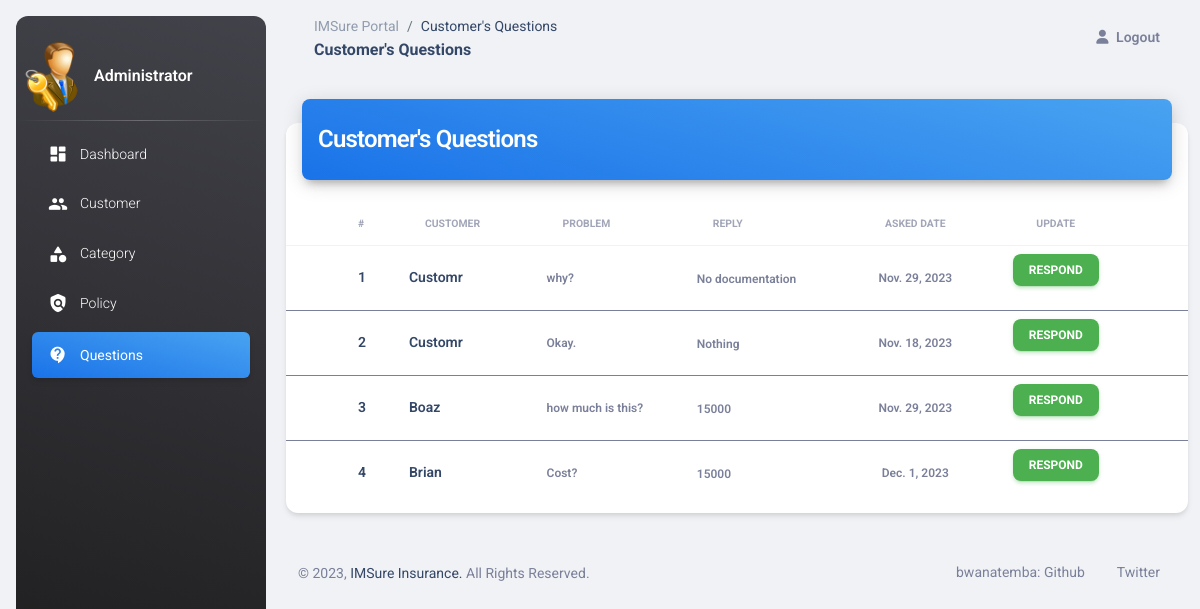
The page /admin-question on the database its author committed.
### insurancemanagement/models.py (models this page shows, shortened)
class Question(models.Model):
    customer = models.ForeignKey(Customer, on_delete=models.CASCADE)
    description = models.CharField(max_length=500)
    admin_comment = models.CharField(max_length=200, default='...')
    asked_date = models.DateField(auto_now=True)

### customer/models.py (models this page shows, shortened)
class Customer(models.Model):
    user = models.OneToOneField(User, on_delete=models.CASCADE)
    profile_pic = models.ImageField(upload_to='profile_pic/Customer/', null=True, blank=True)
    address = models.CharField(max_length=40)
    mobile = models.CharField(max_length=20, null=False)
    def __str__(self):
        return self.user.first_name

### insurancemanagement/views.py (the view)
# urls.py: path('admin-question', views.admin_question_view, name='admin-question'),
def admin_question_view(request):
    questions = models.Question.objects.all()
    return render(request, 'insurance/admin_question.html', {'questions': questions})

### insurancemanagement/templates/insurance/admin_question.html (shortened to what this page needs)
<!DOCTYPE html>
{% load static %}
<html lang="en">
<head>
  <link href="{% static 'dashboard/css/nucleo-icons.css' %}" rel="stylesheet" />
  <link href="{% static 'dashboard/css/nucleo-svg.css' %}" rel="stylesheet" />
  <link id="pagestyle" href="{% static 'dashboard/css/material-dashboard.css' %}" rel="stylesheet" />
</head>
<body class="g-sidenav-show  bg-gray-200">
  <aside class="sidenav navbar navbar-vertical navbar-expand-xs border-0 border-radius-xl my-3 fixed-start ms-3   bg-gradient-dark" id="sidenav-main">
    <br><div class="sidenav-header">
        <img src="{% static 'image/admin-icn.png' %}" width="70" height="70" alt="main_logo">
        <span class="ms-1 font-weight-bold text-white">Administrator</span>
    </div>
    <hr class="horizontal light mt-0 mb-2">
    <div class="collapse navbar-collapse  w-auto " id="sidenav-collapse-main">
      <ul class="navbar-nav">
        <li class="nav-item">
          <a class="nav-link text-white" href="/admin_dashboard">
            <div class="text-white text-center me-2 d-flex align-items-center justify-content-center">
              <i class="material-icons opacity-10">dashboard</i>
            </div>
            <span class="nav-link-text ms-1">Dashboard</span>
          </a>
        </li>
        <li class="nav-item">
          <a class="nav-link text-white " href="/admin-view-customer">
            <div class="text-white text-center me-2 d-flex align-items-center justify-content-center">
              <i class="material-icons opacity-10">group</i>
            </div>
            <span class="nav-link-text ms-1">Customer</span>
          </a>
        </li>
        <li class="nav-item">
          <a class="nav-link text-white " href="/admin-category">
            <div class="text-white text-center me-2 d-flex align-items-center justify-content-center">
              <i class="material-icons opacity-10">category</i>
            </div>
            <span class="nav-link-text ms-1">Category</span>
          </a>
        </li>
        <li class="nav-item">
          <a class="nav-link text-white " href="/admin-policy">
            <div class="text-white text-center me-2 d-flex align-items-center justify-content-center">
              <i class="material-icons opacity-10">policy</i>
            </div>
            <span class="nav-link-text ms-1">Policy</span>
          </a>
        </li>
        <li class="nav-item">
          <a class="nav-link text-white active bg-gradient-info" href="/admin-question">
            <div class="text-white text-center me-2 d-flex align-items-center justify-content-center">
              <i class="material-icons opacity-10">contact_support</i>
            </div>
            <span class="nav-link-text ms-1">Questions</span>
          </a>
        </li>
      </ul>
    </div>
  </aside>
  <main class="main-content position-relative max-height-vh-100 h-100 border-radius-lg ">
    <nav class="navbar navbar-main navbar-expand-lg px-0 mx-4 shadow-none border-radius-xl" id="navbarBlur" data-scroll="true">
      <div class="container-fluid py-1 px-3">
        <nav aria-label="breadcrumb">
          <ol class="breadcrumb bg-transparent mb-0 pb-0 pt-1 px-0 me-sm-6 me-5">
            <li class="breadcrumb-item text-sm"><a class="opacity-5 text-dark" href="javascript:;">IMSure Portal</a></li>
            <li class="breadcrumb-item text-sm text-dark active" aria-current="page">Customer's Questions</li>
          </ol>
          <h6 class="font-weight-bolder mb-0">Customer's Questions</h6>
        </nav>
        <div class="collapse navbar-collapse mt-sm-0 mt-2 me-md-0 me-sm-4" id="navbar">
          <ul class="navbar-nav  justify-content-end">
            <li class="nav-item d-flex align-items-center">
              <a href="/logout" class="nav-link text-body font-weight-bold px-0">
                <i class="fa fa-user me-sm-1"></i>
                <span class="d-sm-inline d-none">Logout</span>
              </a>
            </li>
          </ul>
        </div>
      </div>
    </nav>
    <div class="container-fluid py-4">
      <div class="row">
        <div class="col-12">
          <div class="card my-4">
            <div class="card-header p-0 position-relative mt-n4 mx-3 z-index-2">
              <div class="bg-gradient-info shadow-dark border-radius-lg pt-4 pb-3">
                <h4 class="text-white text-capitalize ps-3">Customer's Questions</h4>
              </div>
            </div>
            <div class="card-body px-0 pb-2">
              <div class="table-responsive p-0">
                <table class="table align-items-center mb-0">
                  <thead>
                    <tr>
                      <th class="text-secondary opacity-7"></th>
                      <th class="text-uppercase text-secondary text-xxs font-weight-bolder opacity-7 ps-2">#</th>
                      <th class="text-left text-uppercase text-secondary text-xxs font-weight-bolder opacity-7">Customer</th>
                      <th class="text-left text-uppercase text-secondary text-xxs font-weight-bolder opacity-7">Problem</th>
                      <th class="text-left text-uppercase text-secondary text-xxs font-weight-bolder opacity-7">Reply</th>
                      <th class="text-center text-uppercase text-secondary text-xxs font-weight-bolder opacity-7">Asked Date</th>
                      <th class="text-center text-uppercase text-secondary text-xxs font-weight-bolder opacity-7">Update</th>
                      <th class="text-secondary opacity-7"></th>
                    </tr>
                  </thead>
                  {% for t in questions %}
                  <tbody>
                    <tr>
                      <td>
                      </td>
                      <td>
                        <h6 class="mb-0 text-sm">{{ forloop.counter }}</h6>
                      </td>
                      <td>
                        <h6 class="mb-0 text-sm">{{t.customer}}</h6>
                      </td>
                      <td class="align-middle text-left text-sm">
                        <span class="text-secondary text-xs font-weight-bold">{{t.description}}</span>
                      </td>
                      <td class="align-middle text-left">
                        <span class="text-secondary text-xs font-weight-bold">{{t.admin_comment}}</span>
                      </td>
                      <td class="align-middle text-center text-sm">
                        <span class="text-secondary text-xs font-weight-bold">{{t.asked_date}}</span>
                      </td>
                      <td class="align-middle text-center text-sm">
                        <a class="btn btn-success btn-sm" href="{% url 'update-question' t.id  %}">Respond</a>
                      </td>
                    </tr>
                  </tbody>
                  {% endfor %}
                </table>
              </div>
            </div>
          </div>
        </div>
      </div>
      <div class="row mb-4">
      <footer class="footer py-4  ">
        <div class="container-fluid">
          <div class="row align-items-center justify-content-lg-between">
            <div class="col-lg-6 mb-lg-0 mb-4">
              <div class="copyright text-center text-sm text-muted text-lg-start">
                &copy; ,
                <a href="/" target="_blank">IMSure Insurance. </a> All Rights Reserved.
              </div>
            </div>
            <div class="col-lg-6">
              <ul class="nav nav-footer justify-content-center justify-content-lg-end">
                <li class="nav-item">
                  <a href="https://github.com/bwanatemba" class="nav-link text-muted" target="_blank">bwanatemba: Github </a>
                </li>
                <li class="nav-item">
                  <a href="https://twitter.com/bwanatemba" class="nav-link text-muted" target="_blank">Twitter</a>
                </li>
              </ul>
            </div>
          </div>
        </div>
      </footer>
    </div>
  </main>
</body>
</html>

### rows shown on the page
Question: customer "Customr", description "why?", admin_comment "No documentation", asked_date "Nov. 29, 2023"
Question: customer "Customr", description "Okay.", admin_comment "Nothing", asked_date "Nov. 18, 2023"
Question: customer "Boaz", description "how much is this?", admin_comment "15000", asked_date "Nov. 29, 2023"
Question: customer "Brian", description "Cost?", admin_comment "15000", asked_date "Dec. 1, 2023"
